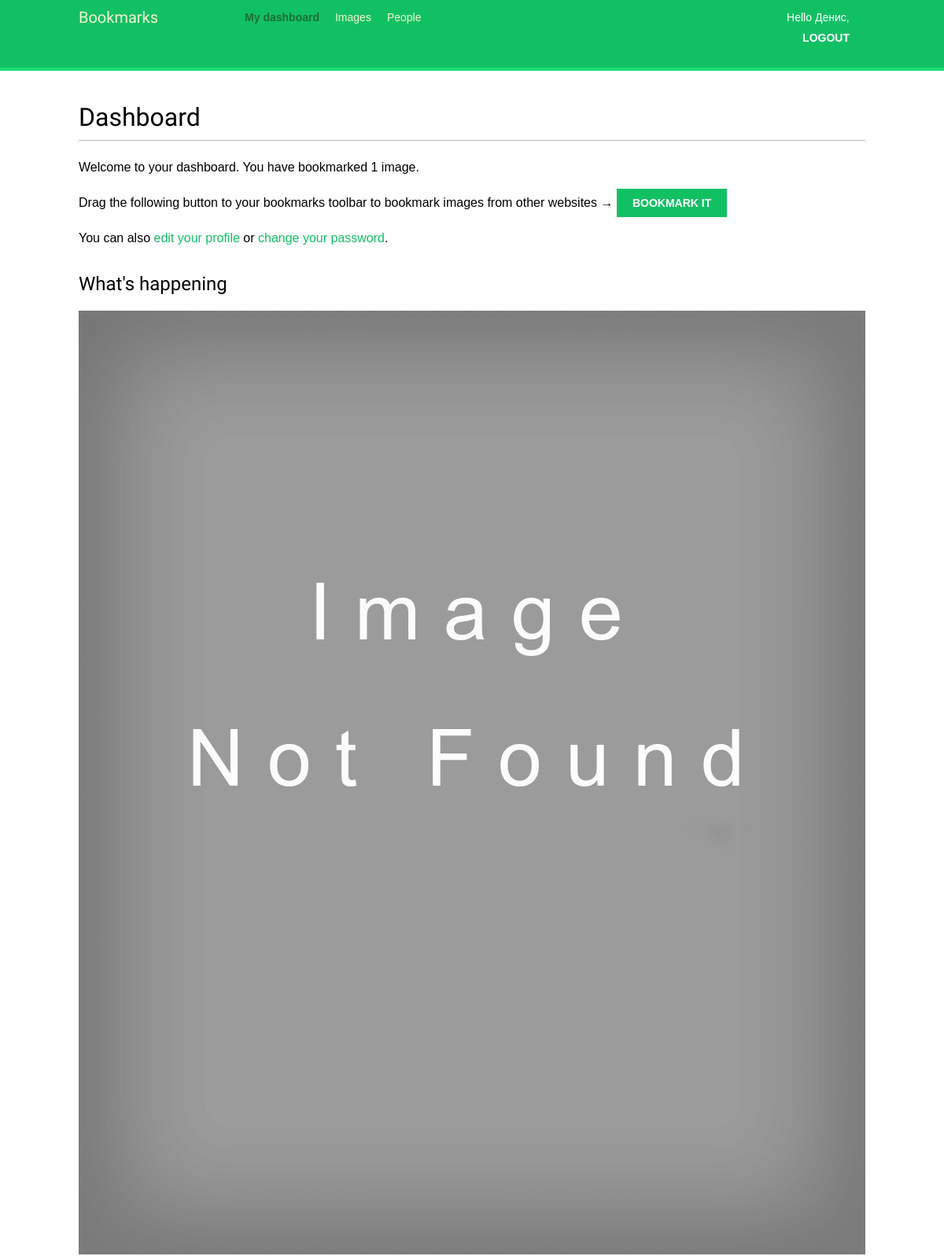
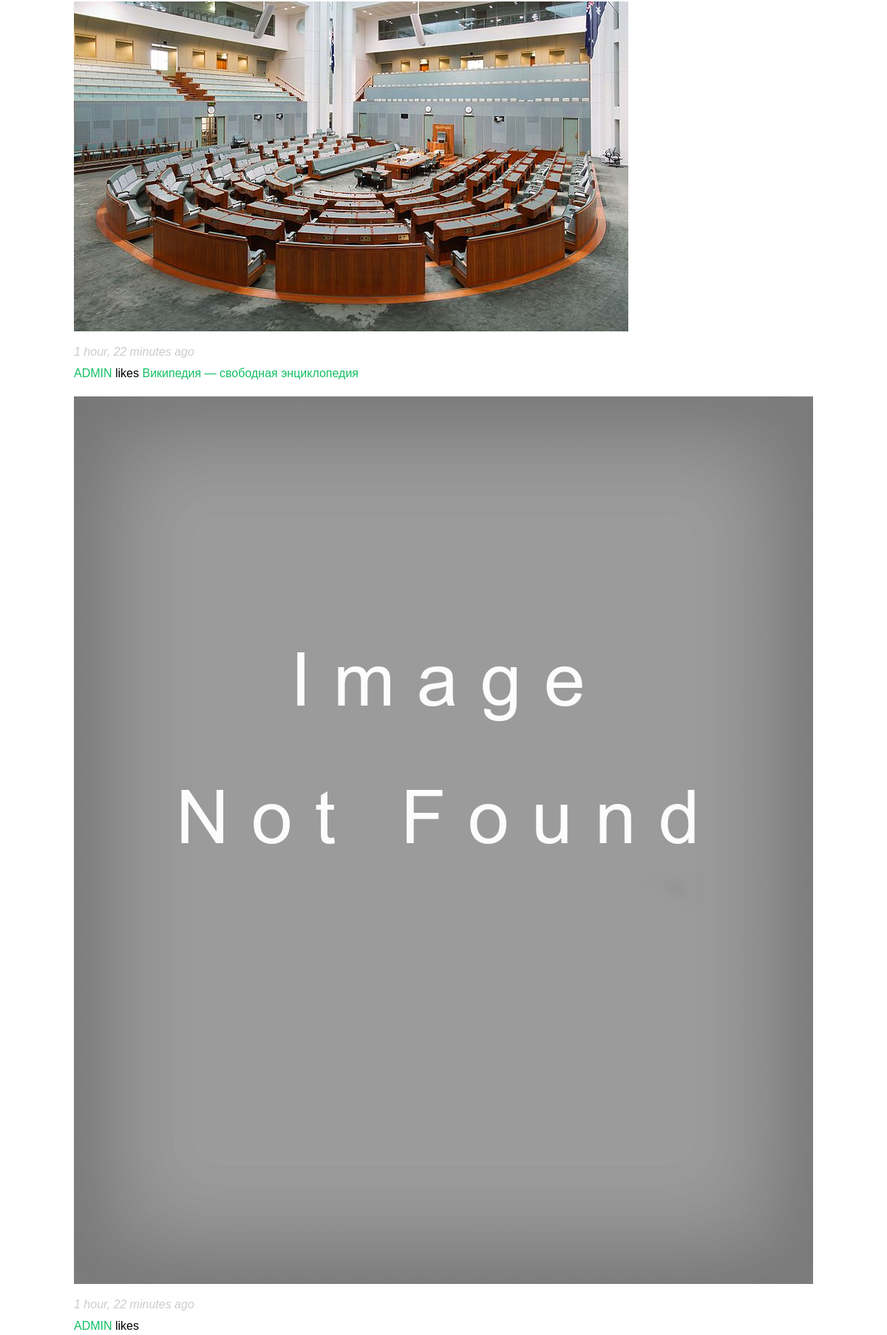
Screenshot of /account/ (signed in, upper part) with the database file from the repository (2 pictures, top to bottom).
### actions/models.py (models this page shows)
class Action(models.Model):
    user = models.ForeignKey("auth.User",
                             related_name="actions",
                             on_delete=models.CASCADE)
    verb = models.CharField(max_length=255)
    created = models.DateTimeField(auto_now_add=True)
    target_ct = models.ForeignKey(ContentType,
                                  blank=True,
                                  null=True,
                                  related_name="target_obj",
                                  on_delete=models.CASCADE)
    target_id = models.PositiveIntegerField(null=True,
                                            blank=True)
    target = GenericForeignKey("target_ct", "target_id")
    class Meta:
        indexes = [
            models.Index(fields=["-created"]),
            models.Index(fields=["target_ct", "target_id"])
        ]
        ordering = ["-created"]

### images/models.py (models this page shows, shortened)
class Image(models.Model):
    user = models.ForeignKey(settings.AUTH_USER_MODEL,
                             related_name="images_created",
                             on_delete=models.CASCADE)
    title = models.CharField(max_length=200)
    slug = models.SlugField(max_length=200, blank=True)
    url = models.URLField(max_length=2000)
    image = models.ImageField(upload_to="images/%Y/%m/%d/")
    description = models.TextField(blank=True)
    created = models.DateField(auto_now_add=True)
    users_like = models.ManyToManyField(settings.AUTH_USER_MODEL,
                                        related_name="images_liked",
                                        blank=True)
    total_likes = models.PositiveIntegerField(default=0)
    class Meta:
        indexes = [
            models.Index(fields=["-created"]),
            models.Index(fields=["-total_likes"])
        ]
        ordering = ["-created"]
    def __str__(self):
        return self.title
    def get_absolute_url(self):
        return reverse("images:detail", args=[self.id, self.slug])

### account/views.py (the view)
# urls.py: path("", views.dashboard, name="dashboard"),
@login_required
def dashboard(request):
    actions = Action.objects.exclude(user=request.user)
    following_ids = request.user.following.values_list("id", flat=True)
    if following_ids:
        actions = actions.filter(user_id__in=following_ids)
    actions = actions.select_related("user", "user__profile")[:10].prefetch_related("target")[:10]
    return render(request,
                  "account/dashboard.html",
                  {"section": "dashboard",
                   "actions": actions})

### account/templates/account/dashboard.html (shortened to what this page needs)
{% extends "base.html" %}
{% block content %}
    <h1>Dashboard</h1>
    {% with total_images_created=request.user.images_created.count %}
        <p>Welcome to your dashboard.
            You have bookmarked {{ total_images_created }} image{{total_images_created|pluralize}}.
        </p>
    {% endwith %}
    <p>Drag the following button to your bookmarks toolbar
        to bookmark images from other websites →
            <a href="javascript:{% include "bookmarklet_launcher.js" %}"class="button">
                Bookmark it</a>
    </p>
    <p>You can also <a href="{% url "edit" %}">edit your profile</a> or <a href="{% url "password_change" %}">
        change your password</a>.
    </p>
    <h2>What's happening</h2>
    <div id="action-list">
        {% for action in actions  %}
            {% include "actions/action/detail.html" %}
        {% endfor %}
    </div>
{% endblock content %}

### account/templates/base.html (shortened to what this page needs)
{% load static %}
<!DOCTYPE html>
<html>
<head>
    <link href="{% static "css/base.css" %}" rel="stylesheet">
</head>
<body>
    <div id="header">
        <span class="logo">Bookmarks</span>
        {% if request.user.is_authenticated %}
            <ul class="menu">
                <li {% if section == "dashboard" %} class="selected"{% endif %}>
                    <a href="{% url "dashboard" %}">My dashboard</a>
                </li>
                <li {% if section == "images" %} class="selected"{% endif %}>
                    <a href="{% url "images:list" %}">Images</a>
                </li>
                <li {% if section == "people" %}class="selected"{% endif %}>
                    <a href="{% url "user_list" %}">People</a>
                </li>
            </ul>
        {% endif %}
        <span class="user">
            {% if request.user.is_authenticated %}
                Hello {{ request.user.first_name|default:request.user.username }},
                <form method="post" action="{% url 'logout' %}">
                    <input type="submit" value="Logout">
                </form>
            {% else %}
                <a href="{% url "login" %}">Log-in</a>
            {% endif %}
        </span>
    </div>
    <div id="content">
        {% block content %}
        {% endblock content %}
    </div>
</body>
</html>

### images/templates/bookmarklet_launcher.js
(function(){
    if(!window.bookmarklet) {
      bookmarklet_js = document.body.appendChild(document.createElement('script'));
      bookmarklet_js.src = '//127.0.0.1:8000/static/js/bookmarklet.js?r='+Math.floor(Math.random()*9999999999999999);
      window.bookmarklet = true;
    }
    else {
      bookmarkletLaunch();
    }
  })();

### actions/templates/actions/action/detail.html
{% load thumbnail %}
{% with user=action.user profile=action.user.profile %}
    <div class="action">
        <div class="images">
            {% if profile.photo %}
                {% thumbnail user.profile.photo "80x80" crop="100%" as im %}
                <a href="{{ user.get_absolute_url }}">
                    <img src="{{ im.url }}" alt="{{ user.get_full_name }}" class="item-img">
                </a>
            {% endif %}
            {% if action.target %}
                {% with target=action.target %}
                    {% if target.image %}
                        {% thumbnail target.image "80x80" crop="100%" as im %}
                        <a href="{{ target.get_absolute_url }}">
                            <img src="{{ im.url }}" class="item-img">
                        </a>
                    {% endif %}
                {% endwith %}
            {% endif %}
        </div>
        <div class="info">
            <p>
                <span class="date">{{ action.created|timesince }} ago </span>
                <br/>
                <a href="{{user.get_absolute_url}}">
                    {{user.first_name}}
                </a>
                {{ action.verb }}
                {% if action.target %}
                    {% with target=action.target %}
                        <a href="{ target.get_absolute_url }"> {{ target }}</a>
                    {% endwith %}
                {% endif %}
            </p>
        </div>
    </div>
{% endwith %}

### account/static/css/base.css (style rules this page uses)
body { margin:0; padding:0; font-family:helvetica, sans-serif; }
p { line-height: 1.8; }
a { color:#12c064; text-decoration:none; }
h1, h2, h3, h4, h5 , h6 { font-family: 'Muli', sans-serif; font-weight:normal; }
h1 { border-bottom:1px solid #bbb; padding:0 0 10px 0; margin:10px 0 20px 0; }
h2 { margin:30px 0 20px; }
#header { padding:10px 100px; font-size:14px; background:#12c064; color:#fff; border-bottom:4px solid #1cdf78; overflow:auto; }
#header .logo { font-family: 'Muli', sans-serif; float:left; color:#f3f7cc; font-size:20px; margin-right:10%; }
#header ul.menu { list-style:none; float:left; margin:0; padding:0; }
#header ul.menu li { float:left; padding:4px 10px; }
#header ul.menu li.selected a, #header ul.menu li.selected a:hover { color:#1b6d32; font-weight:bold; }
#header a { color:#f3f7cc; }
#header .user { float:right; padding-top:4px; }
#content { padding:30px 100px; }
form { overflow:auto; }
input, textarea { clear:both; float:left; margin:0 0 10px; background:#efefef; border:0; padding:6px 10px; font-size:14px; }
input[type=submit], a.button { font-weight:bold; background:#12c064; color:#fff; padding:10px 20px; font-size:14px; text-transform:uppercase; }
.action { clear:both; overflow:auto; }
.action .images { float:left; margin:0 10px 10px 0; }
.action .date { font-style:italic; color:#ccc; }

### rows the page displays
Action: created "1 hour, 22 minutes", user.first_name "ADMIN", verb "likes", target "Википедия — свободная энциклопедия"
Action: created "1 hour, 22 minutes", user.first_name "ADMIN", verb "likes"

### other values shown
{{ request.user.first_name|default:request.user.username }} "Денис"
{{ total_images_created }} "1"
